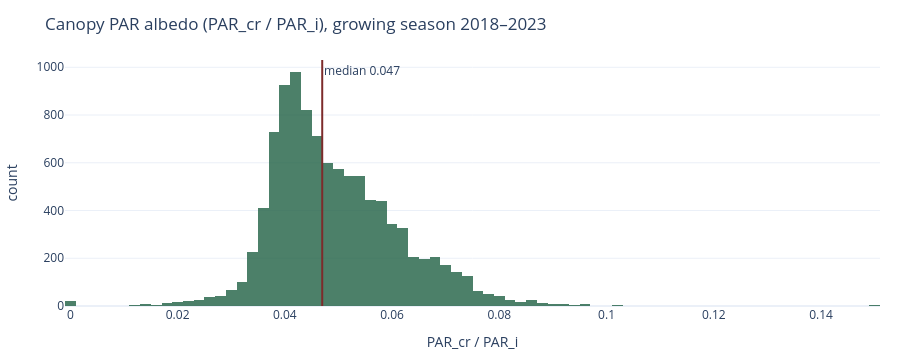

The notebook cell saved with this chart:
### Code cell
med = both["albedo_par"].median()
iqr = both["albedo_par"].quantile([.25, .75]).to_numpy()

fig = go.Figure()
fig.add_histogram(x=both["albedo_par"].clip(0, 0.15), nbinsx=90,
                  marker_color="#2d6a4f", opacity=0.85, name="observed")
fig.add_vline(x=med, line_color="#7d2b2b", line_width=2,
              annotation_text=f"median {med:.3f}", annotation_position="top right")
fig.update_layout(
    title="Canopy PAR albedo (PAR_cr / PAR_i), growing season 2018–2023",
    xaxis_title="PAR_cr / PAR_i", yaxis_title="count",
    template="plotly_white", height=360, margin=dict(l=60, r=20, t=60, b=50),
    showlegend=False,
)
fig.show()

print(f"median {med:.4f}   IQR {iqr[0]:.4f}–{iqr[1]:.4f}")
print(f"absolute fAPAR error if PAR_cr is simply omitted: ≈ {med:.3f}")
print(f"error if replaced by the constant median instead: ≈ {(iqr[1]-iqr[0])/2:.4f}")

### Figure 1 — Plotly figure (JSON) as saved in the notebook; plotly's stock layout.template omitted (floating-point values rounded to 4 significant figures; data arrays with more than 128 entries replaced by an {"elided": "..."} marker saying what was removed)
{"data": [{"marker": {"color": "#2d6a4f"}, "name": "observed", "nbinsx": 90, "opacity": 0.85, "type": "histogram", "x": {"elided": "10314 float values"}}], "layout": {"annotations": [{"showarrow": false, "text": "median 0.047", "x": 0.04697, "xanchor": "left", "xref": "x", "y": 1, "yanchor": "top", "yref": "y domain"}], "height": 360, "margin": {"b": 50, "l": 60, "r": 20, "t": 60}, "shapes": [{"line": {"color": "#7d2b2b", "width": 2}, "type": "line", "x0": 0.04697, "x1": 0.04697, "xref": "x", "y0": 0, "y1": 1, "yref": "y domain"}], "showlegend": false, "title": {"text": "Canopy PAR albedo (PAR_cr / PAR_i), growing season 2018–2023"}, "xaxis": {"title": {"text": "PAR_cr / PAR_i"}}, "yaxis": {"title": {"text": "count"}}}}
